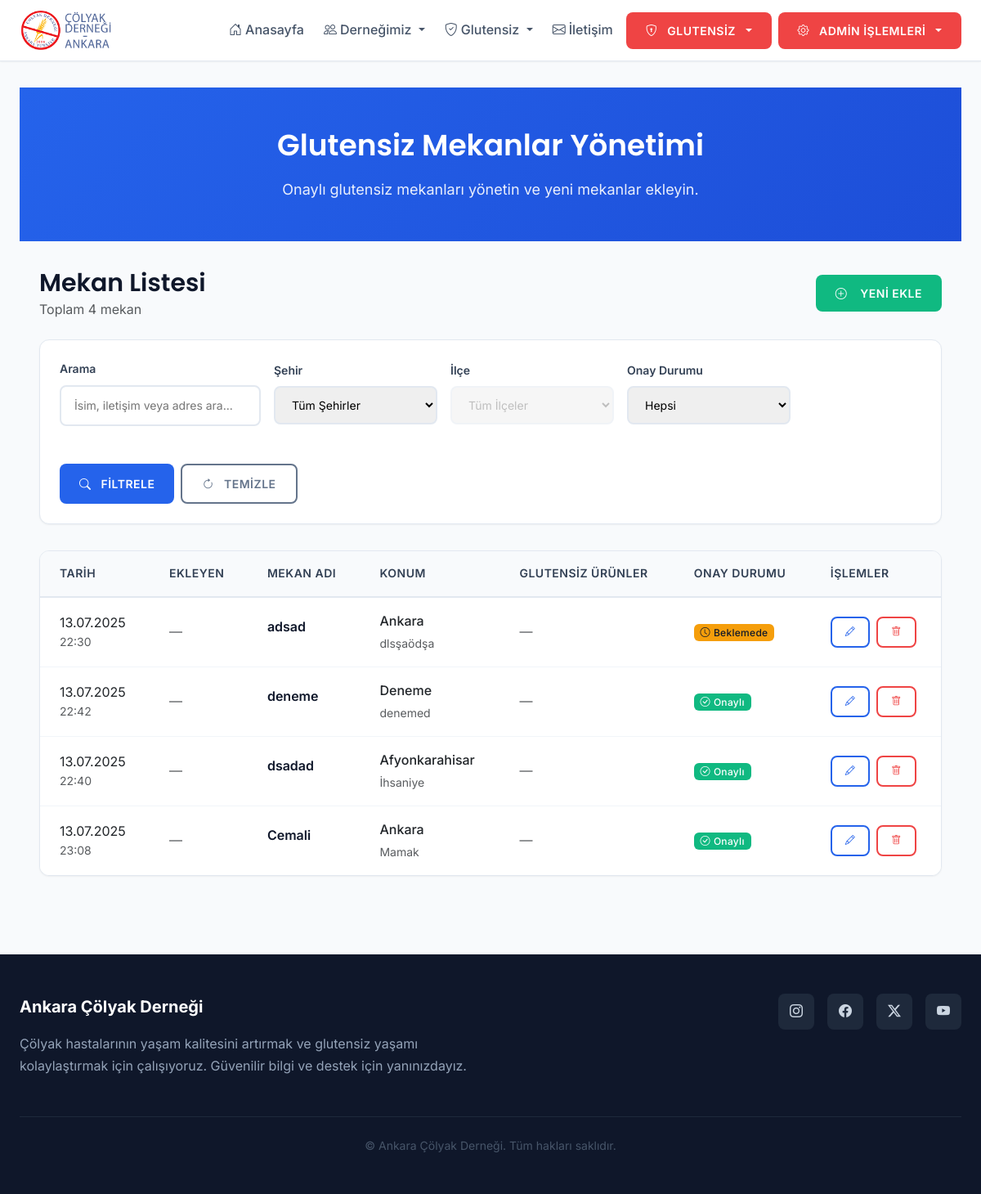
The page /users/admin/venues/ (signed in) on the database as committed earlier.
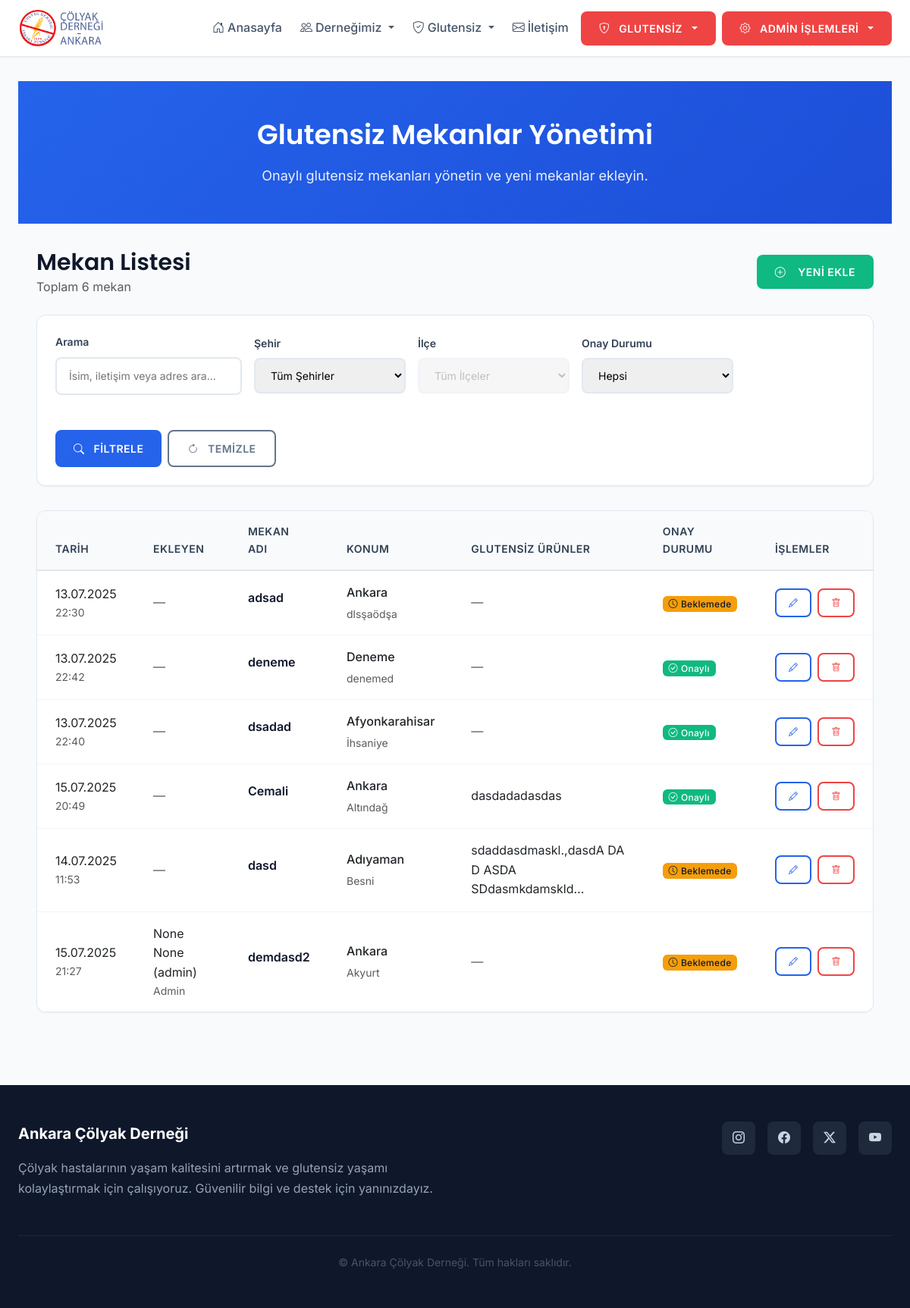
The same page on the database as committed later.
### users/models.py (models this page shows, shortened)
class GlutenFreeVenue(models.Model):
    name = models.CharField(max_length=100, verbose_name="Mekan Adı")
    city = models.CharField(max_length=30, choices=TURKISH_CITIES, default='Ankara', verbose_name="Şehir")
    district = models.CharField(max_length=50, blank=True, null=True, verbose_name="İlçe")
    is_approved = models.BooleanField(default=False, verbose_name="Onaylı mı?")
    approved_at = models.DateTimeField(auto_now=True, verbose_name="Onay Tarihi")
    description = models.TextField(blank=True, null=True, verbose_name="Açıklama")
    contact = models.CharField(max_length=200, blank=True, null=True, verbose_name="İletişim")
    address = models.CharField(max_length=300, blank=True, null=True, verbose_name="Adres")
    website = models.URLField(blank=True, null=True, verbose_name="Web Sitesi")
    gluten_free_products = models.TextField(blank=True, null=True, verbose_name="Glutensiz Ürünler")
    added_by = models.ForeignKey('User', null=True, blank=True, on_delete=models.SET_NULL, related_name='added_%(class)s_items', verbose_name='Ekleyen')
    class Meta:
        verbose_name = "Glutensiz Mekan"
        verbose_name_plural = "Glutensiz Mekanlar"

class User(AbstractBaseUser, PermissionsMixin):
    class Role(models.TextChoices):
        EDITOR = 'editor', 'Editör'
        ADMIN = 'admin', 'Yönetici'
    username = models.CharField(max_length=150, unique=True)
    first_name = models.CharField(max_length=30, blank=True, null=True)
    last_name = models.CharField(max_length=30, blank=True, null=True)
    role = models.CharField(max_length=10, choices=Role.choices, default=Role.EDITOR)
    date_joined = models.DateTimeField(default=timezone.now)
    last_login = models.DateTimeField(blank=True, null=True)
    is_active = models.BooleanField(default=True)
    is_staff = models.BooleanField(default=False)
    can_edit_foods = models.BooleanField(default=False, verbose_name='Glutensiz Gıda Yetki')
    can_edit_venues = models.BooleanField(default=False, verbose_name='Glutensiz Mekan Yetki')
    can_edit_hotels = models.BooleanField(default=False, verbose_name='Glutensiz Otel Yetki')
    can_edit_medicines = models.BooleanField(default=False, verbose_name='Glutensiz İlaç Yetki')
    can_edit_recipes = models.BooleanField(default=False, verbose_name='Glutensiz Tarif Yetki')
    USERNAME_FIELD = 'username'
    REQUIRED_FIELDS = []
    objects = UserManager()
    def __str__(self):
        return f"{self.first_name} {self.last_name} ({self.username})"

### users/views.py (the view)
        def wrapper(request, *args, **kwargs):
            if not request.user.is_authenticated:
                return redirect('login')
            if request.user.is_superuser:
                return view_func(request, *args, **kwargs)
            if request.user.role == 'editor' and getattr(request.user, permission_field, False):
                return view_func(request, *args, **kwargs)
            messages.error(request, 'Bu sayfaya erişim yetkiniz bulunmamaktadır.')
            return redirect('home')

### users/views.py (called while the page is built)
def editor_permission_required(permission_field):
    def decorator(view_func):
        def wrapper(request, *args, **kwargs):
            if not request.user.is_authenticated:
                return redirect('login')
            if request.user.is_superuser:
                return view_func(request, *args, **kwargs)
            if request.user.role == 'editor' and getattr(request.user, permission_field, False):
                return view_func(request, *args, **kwargs)
            messages.error(request, 'Bu sayfaya erişim yetkiniz bulunmamaktadır.')
            return redirect('home')
        return wrapper
    return decorator

@editor_permission_required('can_edit_venues')
def admin_venue_list(request):
    venues = GlutenFreeVenue.objects.all()
    q = request.GET.get('q')
    city = request.GET.get('city')
    district = request.GET.get('district')
    is_approved = request.GET.get('is_approved')
    if q:
        venues = venues.filter(
            Q(name__icontains=q) |
            Q(contact__icontains=q) |
            Q(address__icontains=q)
        )
    if city:
        venues = venues.filter(city=city)
    if district:
        venues = venues.filter(district=district)
    if is_approved in ['true', 'false']:
        venues = venues.filter(is_approved=(is_approved == 'true'))
    return render(request, 'users/admin_venue_list.html', {'venues': venues, 'request': request, 'cities': TURKISH_CITIES, 'districts': DISTRICTS})

### templates/users/admin_venue_list.html (shortened to what this page needs)
{% extends 'base.html' %}
{% load static %}
{% block content %}
<div class="page-header">
  <div class="container">
    <h1>Glutensiz Mekanlar Yönetimi</h1>
    <p>Onaylı glutensiz mekanları yönetin ve yeni mekanlar ekleyin.</p>
  </div>
</div>
<div class="container">
  <div class="d-flex justify-content-between align-items-center mb-4 flex-wrap gap-3">
    <div>
      <h2 class="mb-0">Mekan Listesi</h2>
      <p class="text-muted mb-0">Toplam {{ venues|length }} mekan</p>
    </div>
    <a href="{% url 'admin_venue_create' %}" class="btn btn-success">
      <i class="bi bi-plus-circle me-2"></i>Yeni Ekle
    </a>
  </div>
  <div class="filter-section">
    <form method="get" class="filter-form">
      <div class="filter-group">
        <label class="filter-label">Arama</label>
        <input type="text" name="q" value="{{ request.GET.q|default:'' }}" class="filter-input" placeholder="İsim, iletişim veya adres ara...">
      </div>
      <div class="filter-group">
        <label class="filter-label">Şehir</label>
        <select name="city" class="filter-input" id="venue-filter-city">
          <option value="">Tüm Şehirler</option>
        </select>
      </div>
      <div class="filter-group">
        <label class="filter-label">İlçe</label>
        <select name="district" class="filter-input" id="venue-filter-district">
          <option value="">Tüm İlçeler</option>
        </select>
      </div>
      <div class="filter-group">
        <label class="filter-label">Onay Durumu</label>
        <select name="is_approved" class="filter-input">
          <option value="">Hepsi</option>
        </select>
      </div>
      <div class="filter-group">
        <label class="filter-label">&nbsp;</label>
        <div class="d-flex gap-2">
          <button class="btn btn-primary" type="submit">
            <i class="bi bi-search me-1"></i>Filtrele
          </button>
          <button class="btn btn-outline-secondary" type="button" onclick="window.location.href=window.location.pathname">
            <i class="bi bi-arrow-clockwise me-1"></i>Temizle
          </button>
        </div>
      </div>
    </form>
  </div>
  {% if venues %}
    <div class="table-container">
      <table class="table">
        <thead>
          <tr>
            <th>Tarih</th>
            <th>Ekleyen</th>
            <th>Mekan Adı</th>
            <th>Konum</th>
            <th>Glutensiz Ürünler</th>
            <th>Onay Durumu</th>
            <th>İşlemler</th>
          </tr>
        </thead>
        <tbody>
          {% for venue in venues %}
          <tr>
            <td>
              <div class="date-info">
                <div class="date-value">{{ venue.approved_at|date:"d.m.Y" }}</div>
                <div class="time-value text-muted small">{{ venue.approved_at|date:"H:i" }}</div>
              </div>
            </td>
            <td>
              <div class="user-info">
                {% if venue.added_by %}
                  <div class="user-name">{{ venue.added_by }}</div>
                  <div class="user-role text-muted small">Admin</div>
                {% else %}
                  <span class="text-muted">—</span>
                {% endif %}
              </div>
            </td>
            <td>
              <div class="venue-info">
                <div class="venue-name">{{ venue.name }}</div>
              </div>
            </td>
            <td>
              <div class="location-info">
                <div class="location-city">{{ venue.city }}</div>
                {% if venue.district %}
                  <div class="location-district text-muted small">{{ venue.district }}</div>
                {% endif %}
              </div>
            </td>
            <td>
              {% if venue.gluten_free_products %}
                <div class="products-info">
                  <span class="products-text">{{ venue.gluten_free_products|truncatechars:50 }}</span>
                </div>
              {% else %}
                <span class="text-muted">—</span>
              {% endif %}
            </td>
            <td>
              {% if venue.is_approved %}
                <span class="badge bg-success">
                  <i class="bi bi-check-circle me-1"></i>Onaylı
                </span>
              {% else %}
                <span class="badge bg-warning">
                  <i class="bi bi-clock me-1"></i>Beklemede
                </span>
              {% endif %}
            </td>
            <td>
              <div class="action-buttons">
                <a href="{% url 'admin_venue_update' venue.pk %}" class="btn btn-sm btn-outline-primary" title="Düzenle">
                  <i class="bi bi-pencil"></i>
                </a>
                <a href="{% url 'admin_venue_delete' venue.pk %}" class="btn btn-sm btn-outline-danger" title="Sil">
                  <i class="bi bi-trash"></i>
                </a>
              </div>
            </td>
          </tr>
          {% endfor %}
        </tbody>
      </table>
    </div>
  {% endif %}
</div>
{% endblock %}

### templates/base.html (shortened to what this page needs)
{% load static %}
<!DOCTYPE html>
<html lang="tr">
<head>
    <link href="https://cdn.jsdelivr.net/npm/bootstrap@5.3.0/dist/css/bootstrap.min.css" rel="stylesheet">
    <link rel="stylesheet" href="https://cdn.jsdelivr.net/npm/bootstrap-icons@1.11.0/font/bootstrap-icons.css">
    <link href="https://cdn.jsdelivr.net/npm/select2@4.1.0-rc.0/dist/css/select2.min.css" rel="stylesheet" />
    <link rel="stylesheet" href="{% static 'css/style.css' %}">
</head>
<body>
    {% include 'partials/_navbar.html' %}
    <main>
        <div class="container">
            {% block content %}{% endblock %}
        </div>
    </main>
    {% include 'partials/_footer.html' %}
</body>
</html>

### templates/partials/_navbar.html (shortened to what this page needs)
{% load static %}
<nav class="navbar navbar-expand-lg">
  <div class="container">
    <a class="navbar-brand" href="/">
      <img src="{% static 'logo/colyakdernegiankaralogo.png' %}" alt="Ankara Çölyak Derneği">
    </a>
    <div class="collapse navbar-collapse" id="navbarNav">
      <ul class="navbar-nav ms-auto">
        <li class="nav-item">
          <a class="nav-link" href="{% url 'home' %}">
            <i class="bi bi-house-door me-1"></i>Anasayfa
          </a>
        </li>
        <li class="nav-item dropdown">
          <a class="nav-link dropdown-toggle" href="#" id="dernegimizDropdown" role="button" data-bs-toggle="dropdown" aria-expanded="false">
            <i class="bi bi-people me-1"></i>Derneğimiz
          </a>
        </li>
        <li class="nav-item dropdown">
          <a class="nav-link dropdown-toggle" href="#" id="glutensizDropdown" role="button" data-bs-toggle="dropdown" aria-expanded="false">
            <i class="bi bi-shield-check me-1"></i>Glutensiz
          </a>
        </li>
        <li class="nav-item">
          <a class="nav-link" href="{% url 'iletisim' %}">
            <i class="bi bi-envelope me-1"></i>İletişim
          </a>
        </li>
        {% if user.is_authenticated and user.is_superuser %}
          <li class="nav-item dropdown">
            <a class="btn btn-admin btn-admin-sm dropdown-toggle" href="#" id="adminGlutensizDropdown" role="button" data-bs-toggle="dropdown" aria-expanded="false">
              <i class="bi bi-shield-lock me-1"></i>Glutensiz
            </a>
          </li>
          <li class="nav-item dropdown">
            <a class="btn btn-admin btn-admin-sm dropdown-toggle" href="#" id="adminMainDropdown" role="button" data-bs-toggle="dropdown" aria-expanded="false">
              <i class="bi bi-gear me-1"></i>Admin İşlemleri
            </a>
          </li>
        {% endif %}
      </ul>
    </div>
  </div>
</nav>

### templates/partials/_footer.html
<footer class="footer">
  <div class="container">
    <div class="footer-content">
      <div class="footer-info">
        <div class="footer-brand">Ankara Çölyak Derneği</div>
        <p class="footer-text">
          Çölyak hastalarının yaşam kalitesini artırmak ve glutensiz yaşamı kolaylaştırmak için çalışıyoruz.
          Güvenilir bilgi ve destek için yanınızdayız.
        </p>
      </div>
      <div class="footer-social">
        <a href="#" class="social-link" title="Instagram" aria-label="Instagram">
          <i class="bi bi-instagram"></i>
        </a>
        <a href="#" class="social-link" title="Facebook" aria-label="Facebook">
          <i class="bi bi-facebook"></i>
        </a>
        <a href="#" class="social-link" title="Twitter" aria-label="Twitter">
          <i class="bi bi-twitter-x"></i>
        </a>
        <a href="#" class="social-link" title="YouTube" aria-label="YouTube">
          <i class="bi bi-youtube"></i>
        </a>
      </div>
    </div>
    <div class="footer-bottom">
      <p>&copy; {{ now|date:'Y' }} Ankara Çölyak Derneği. Tüm hakları saklıdır.</p>
    </div>
  </div>
</footer>

Rows that differ between the two databases and show on the page:
changed GlutenFreeVenue "Cemali": approved_at "13.07.2025" → "15.07.2025"; approved_at "23:08" → "20:49"; district "Mamak" → "Altındağ"; gluten_free_products (not shown) → "dasdadadasdas"; no longer shows "—"
added GlutenFreeVenue: approved_at "14.07.2025", approved_at "11:53", name "dasd", city "Adıyaman", district "Besni", gluten_free_products "sdaddasdmaskl.,dasdA DA D ASDA SDdasmkdamskld…", is_approved False (drawn)
added GlutenFreeVenue: approved_at "15.07.2025", approved_at "21:27", added_by "None None (admin)", name "demdasd2", city "Ankara", district "Akyurt", is_approved False (drawn)
Other text that changed with them:
{{ venues|length }}: "4" → "6"
